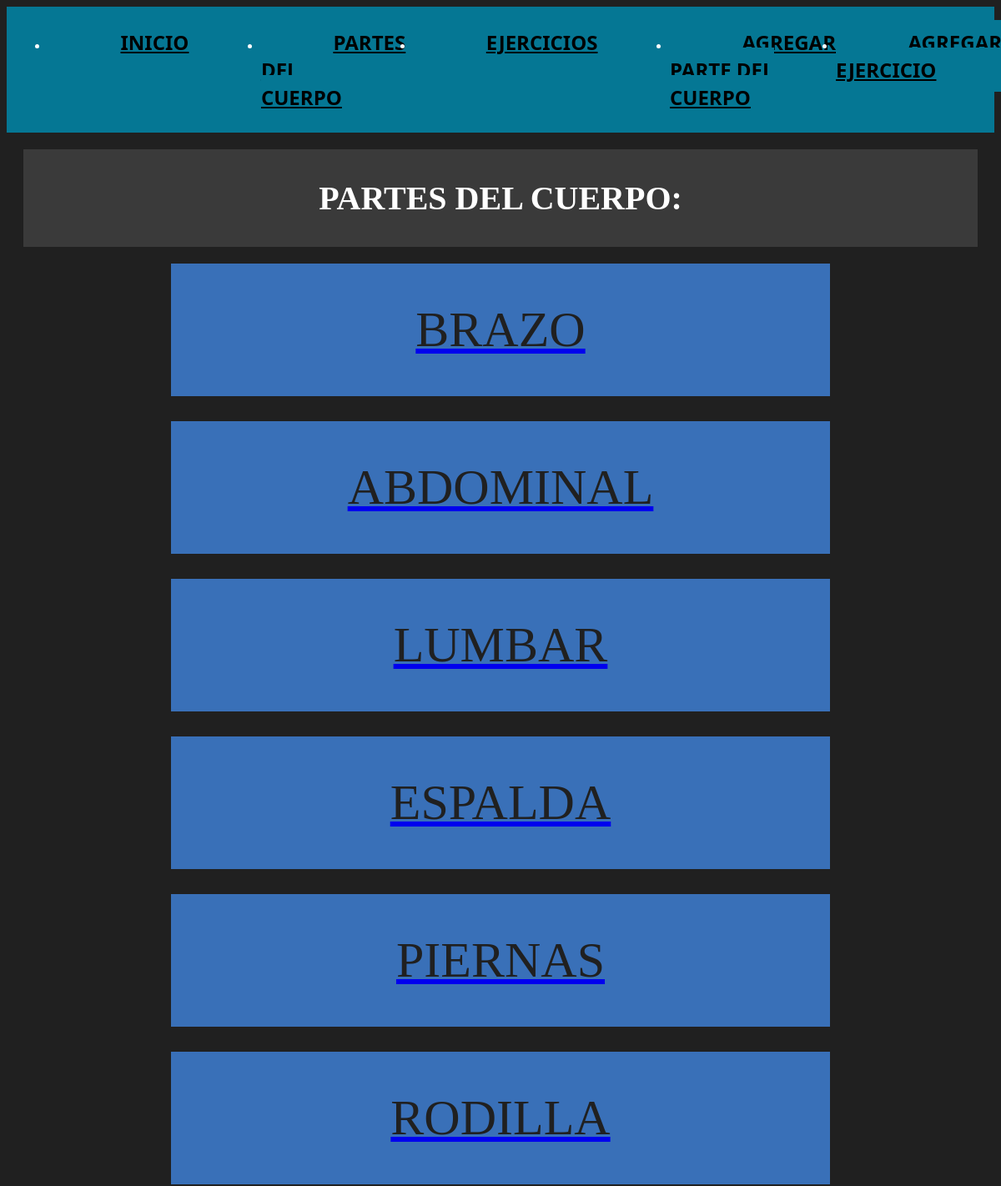
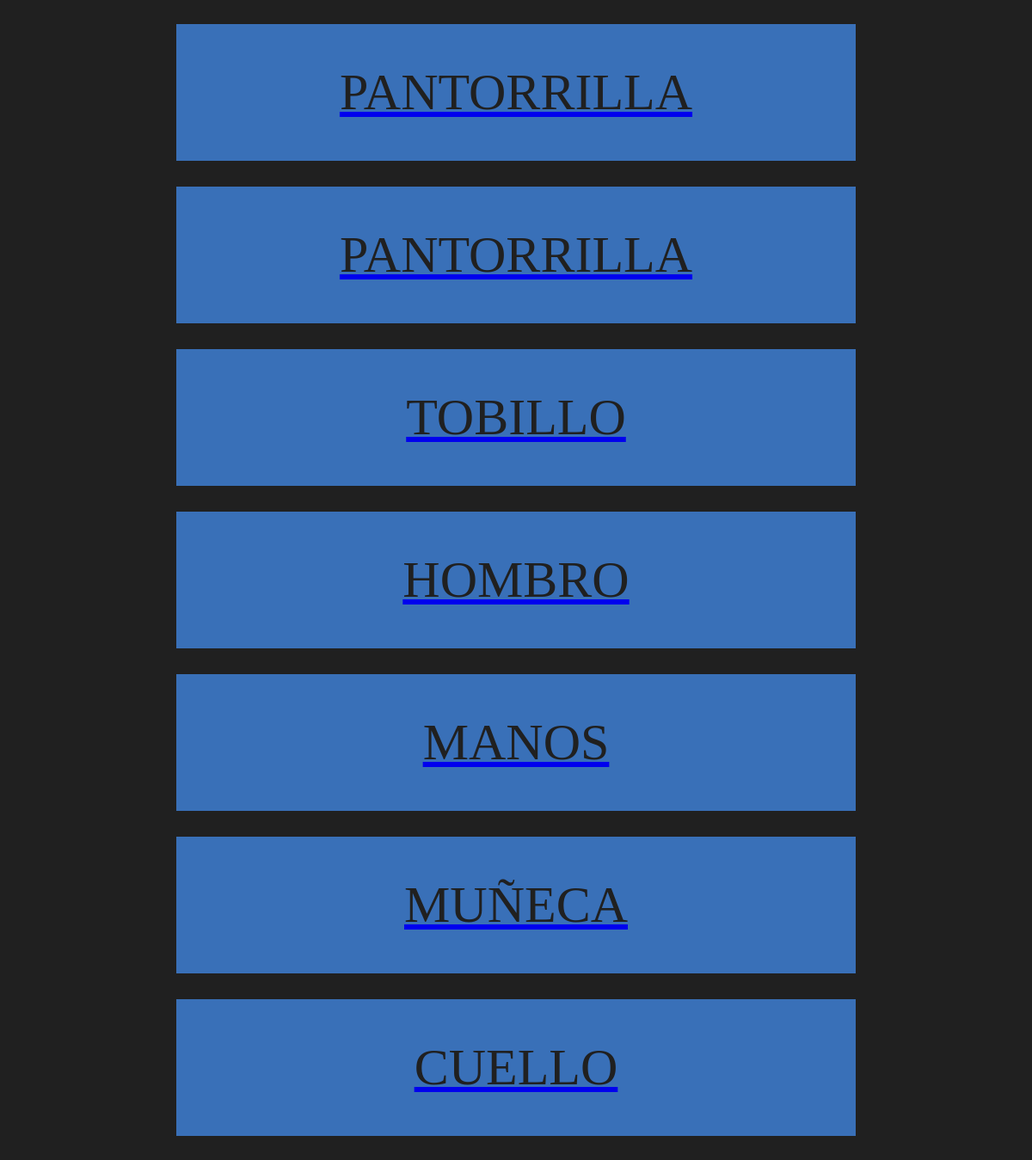
The app's page /cuerpo/ with its own data (2 pictures, top to bottom).
### app_rutina/models.py (models this page shows, shortened)
class t_cuerpo (models.Model):
    cuerpo = models.CharField(max_length=200)

### app_rutina/views.py (the view)
# urls.py: path('cuerpo/',views.f_cuerpo, name='cuerpo'),
def f_cuerpo(i):
    q = models.t_cuerpo.objects.all()
    return render(i, 'cuerpo/cuerpo.html',{
        'f_cuerpo': q
    })

### app_rutina/templates/cuerpo/cuerpo.html
{% extends 'main/main.html' %}
{% block main %}
    <div>
        <h1>PARTES DEL CUERPO:</h1>
        {% for i in f_cuerpo %}
          <a href="{% url 'd_cuerpo' i.id %}" ><p class="cuerpo" > {{ i.cuerpo }} </p></a>
        {% endfor %}
    </div>
{% endblock %}

### app_rutina/templates/main/main.html
{% load static %}
<link rel="stylesheet" href="{% static 'styles/main.css' %}">
<nav class="nav"><ul>
    <li><a href="{% url 'inicio' %}">INICIO</a></li>
    <li><a href="{% url 'cuerpo' %}">PARTES DEL CUERPO</a></li>
    <li><a href="{% url 'ejercicio' %}">EJERCICIOS</a></li>
    <li><a href="{% url 'f_cuerpo' %}">AGREGAR PARTE DEL CUERPO</a></li>
    <li><a href="{% url 'f_ejercicio' %}">AGREGAR EJERCICIO</a></li>
</ul></nav>
<main class="main">
    {% block main %}
    {% endblock %}
</main>

### app_rutina/static/styles/main.css (style rules this page uses)
.nav { background: rgb(5, 119, 148); margin-top: 7px; padding: 10px; }
.nav ul { display: flex; justify-content: space-evenly; }
.nav ul li a { background-color: rgb(5, 119, 148); color: black; font-family: Segoe UI; font-size: x-large; font-weight: bold; padding: 10px 86.5px; }
.main div { text-align: center; }
.main div h1 { font-size: 40px; background: #3a3a3a; margin: 20px 20px 20px; padding: 35px; }
.cuerpo { background: rgb(57, 112, 184); color: #202020; font-family: Verdana; font-size: 60px; padding: 45px; max-width: 700px; margin: auto; margin-bottom: 30px; }

### records on screen
t_cuerpo: cuerpo "BRAZO"
t_cuerpo: cuerpo "ABDOMINAL"
t_cuerpo: cuerpo "LUMBAR"
t_cuerpo: cuerpo "ESPALDA"
t_cuerpo: cuerpo "PIERNAS"
t_cuerpo: cuerpo "RODILLA"
t_cuerpo: cuerpo "PANTORRILLA"
t_cuerpo: cuerpo "PANTORRILLA"
t_cuerpo: cuerpo "TOBILLO"
t_cuerpo: cuerpo "HOMBRO"
t_cuerpo: cuerpo "MANOS"
t_cuerpo: cuerpo "MUÑECA"
t_cuerpo: cuerpo "CUELLO"
